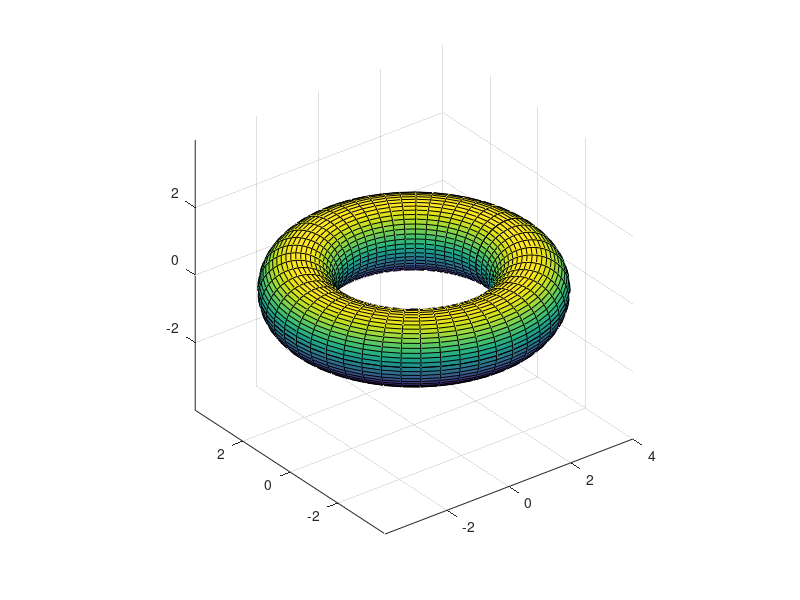

Write MATLAB code to recreate this figure.
% Torus parameters
R = 3;   % Major radius
r = 1;   % Minor radius
resolution = 50;   % Resolution of the grid

% Create the grid
theta = linspace(0, 2*pi, resolution);
phi = linspace(0, 2*pi, resolution);
[theta, phi] = meshgrid(theta, phi);

% Calculate the torus coordinates
x = (R + r*cos(phi)) .* cos(theta);
y = (R + r*cos(phi)) .* sin(theta);
z = r*sin(phi);

% Plot the torus
figure;
surf(x, y, z);
axis equal;
%xlabel('X');
%ylabel('Y');
%zlabel('Z');
%title('Torus');

saveas(gcf, 'plots\torus.png');


